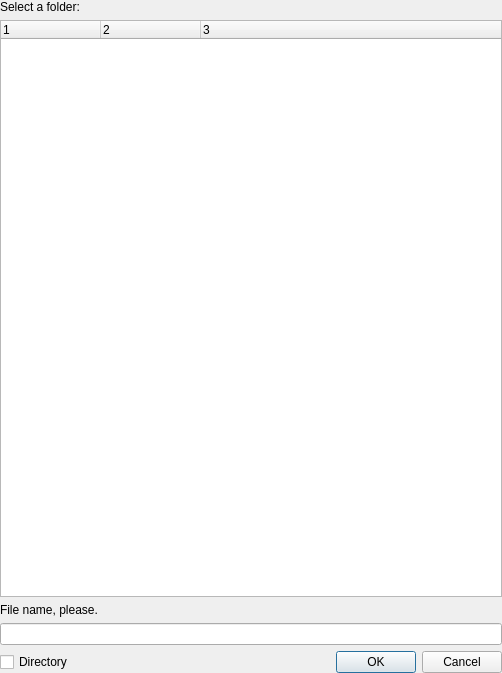
<?xml version="1.0" encoding="UTF-8"?>
<ui version="4.0">
 <class>NewFileWidget</class>
 <widget class="QWidget" name="NewFileWidget">
  <property name="geometry">
   <rect>
    <x>0</x>
    <y>0</y>
    <width>502</width>
    <height>673</height>
   </rect>
  </property>
  <property name="sizePolicy">
   <sizepolicy hsizetype="Expanding" vsizetype="Expanding">
    <horstretch>0</horstretch>
    <verstretch>0</verstretch>
   </sizepolicy>
  </property>
  <property name="windowTitle">
   <string>Form</string>
  </property>
  <layout class="QGridLayout" name="gridLayout">
   <property name="margin">
    <number>0</number>
   </property>
   <item row="0" column="0">
    <widget class="QLabel" name="label_2">
     <property name="text">
      <string>Select a folder:</string>
     </property>
    </widget>
   </item>
   <item row="1" column="0">
    <widget class="QTreeWidget" name="treeWidget">
     <property name="columnCount">
      <number>3</number>
     </property>
     <column>
      <property name="text">
       <string notr="true">1</string>
      </property>
     </column>
     <column>
      <property name="text">
       <string notr="true">2</string>
      </property>
     </column>
     <column>
      <property name="text">
       <string notr="true">3</string>
      </property>
     </column>
    </widget>
   </item>
   <item row="2" column="0">
    <layout class="QVBoxLayout" name="verticalLayout_2">
     <item>
      <widget class="QLabel" name="label">
       <property name="text">
        <string>File name, please.</string>
       </property>
      </widget>
     </item>
     <item>
      <widget class="QLineEdit" name="fileLine">
       <property name="acceptDrops">
        <bool>false</bool>
       </property>
       <property name="maxLength">
        <number>255</number>
       </property>
      </widget>
     </item>
     <item>
      <layout class="QHBoxLayout" name="horizontalLayout">
       <item>
        <widget class="QCheckBox" name="checkBox">
         <property name="minimumSize">
          <size>
           <width>100</width>
           <height>0</height>
          </size>
         </property>
         <property name="text">
          <string>Directory</string>
         </property>
         <property name="tristate">
          <bool>false</bool>
         </property>
        </widget>
       </item>
       <item>
        <spacer name="horizontalSpacer">
         <property name="orientation">
          <enum>Qt::Horizontal</enum>
         </property>
         <property name="sizeHint" stdset="0">
          <size>
           <width>68</width>
           <height>20</height>
          </size>
         </property>
        </spacer>
       </item>
       <item>
        <widget class="QDialogButtonBox" name="buttonBox">
         <property name="orientation">
          <enum>Qt::Horizontal</enum>
         </property>
         <property name="standardButtons">
          <set>QDialogButtonBox::Cancel|QDialogButtonBox::Ok</set>
         </property>
        </widget>
       </item>
      </layout>
     </item>
    </layout>
   </item>
  </layout>
 </widget>
 <resources/>
 <connections/>
</ui>
